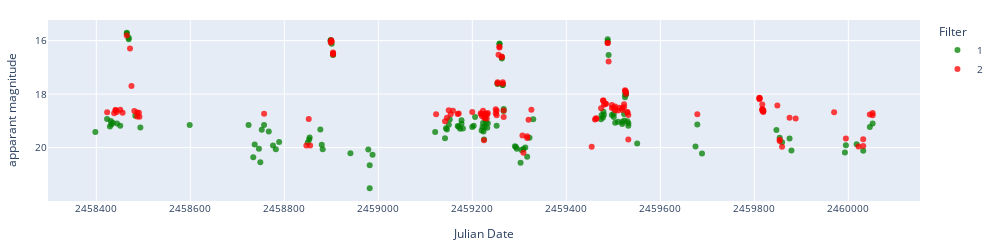
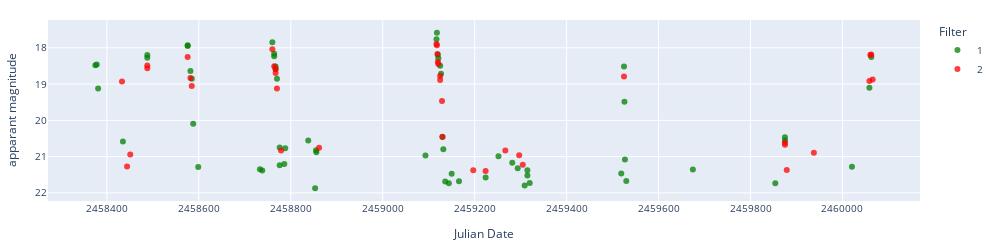
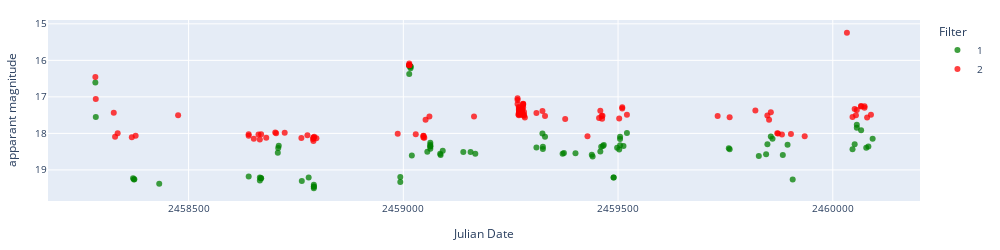

These figures' notebook cell, in order:
### Markdown cell above
### Display light curves

### Code cell
# Display light curves
predicted_class = 'dwarf_nova_U_Gem'
objectlist = alerts_df_preds[alerts_df_preds['predicted_class']==predicted_class]['objectId'].to_list()
# objectlist = alerts_df_preds['objectId'].to_list()

for object in objectlist[0:40]:
    ra = alerts_df_preds[alerts_df_preds['objectId']==object]['ra'].values[0]
    dec = alerts_df_preds[alerts_df_preds['objectId']==object]['dec'].values[0]
    c = SkyCoord(ra=ra*u.degree, dec=dec*u.degree, frame='icrs')
    pos = c.to_string('hmsdms', sep=':')
    prediction = alerts_df_preds[alerts_df_preds["objectId"]==object]["predicted_class"].values[0]
    print('',object, f'position_deg: {ra} {dec}', 
          f'position_hms_dms: {pos}',
          "~~~~~~~~~~~~~~~~~~~~~",
          f'sherlock_class: {alerts_df_preds[alerts_df_preds["objectId"]==object]["classification"].values[0]}',
          f'gminusr mean: {alerts_df_preds[alerts_df_preds["objectId"]==object]["clr_mean"].mean()}',
          f'gminusr: {alerts_df_preds[alerts_df_preds["objectId"]==object]["g_minus_r"].values[0]}',
          f'brightening_g: {alerts_df_preds[alerts_df_preds["objectId"]==object]["brightening_g"].values[0]}',
          f'brightening_r: {alerts_df_preds[alerts_df_preds["objectId"]==object]["brightening_r"].values[0]}',
          f'dmdt_g: {alerts_df_preds[alerts_df_preds["objectId"]==object]["dmdt_g"].values[0]}',
          f'dmdt_r: {alerts_df_preds[alerts_df_preds["objectId"]==object]["dmdt_r"].values[0]}',
          "~~~~~~~~~~~~~~~~~~~~~",
          f'aavso_name: {alerts_df_preds[alerts_df_preds["objectId"]==object]["Name"].values[0]}',
          f'aavso_type: {alerts_df_preds[alerts_df_preds["objectId"]==object]["Type"].values[0]}',
          f'manual_label: {alerts_df_preds[alerts_df_preds["objectId"]==object]["manual_label"].values[0]}',
          "~~~~~~~~~~~~~~~~~~~~~",
          f'prediction: {prediction}',
          f'prediction_probability: {alerts_df_preds[alerts_df_preds["objectId"]==object][f"prob_{prediction}"].values[0]}',
          sep='\n')
    lc_lasair = load_lasair_lc(object, path=f'../lightcurves_alerts/')
    lc_lasair_appmag = lasair_clean(lc_lasair, limit=25, magerrlim=1)

    display_lightcurve(lc_df=lc_lasair_appmag, x='jd', y='dc_mag')
